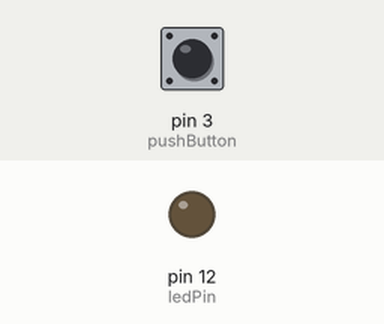
Simulated run of this sketch. Board: Arduino Uno, built with avr-gcc and run on an emulated ATmega328P. On the bench: output pins drawn as LEDs (lit = HIGH). The inputs (shaded band) are chosen by the test bench; at power-on: pin 3 (pushButton) LOW.

Above: at 1.2 s.
1.3 s: pin 3 (pushButton) pulled HIGH for 0.15 s
At 1.37 s:
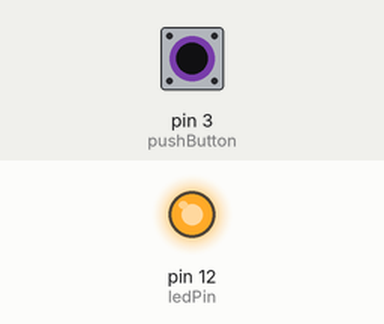
2.9 s: pin 3 (pushButton) pulled HIGH for 3.2 s
At 7.1 s:
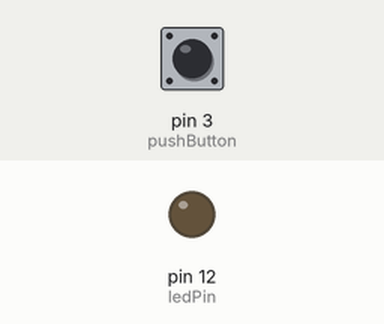
Timing chart, 0 to 8.6 s (numbered marks = the images above; inputs shaded):
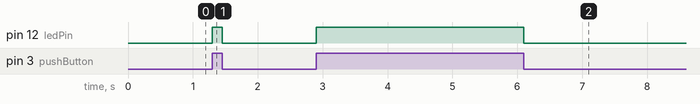

Measured:
- after the input at 1.3 s, pin 12 (ledPin): LOW → HIGH at once, → LOW 0.15 s later
- after the input at 2.9 s, pin 12 (ledPin): LOW → HIGH at once, → LOW 3.2 s later

The sketch:

Sketch3.ino
```cpp
/*
  Press and hold down a button to turn on an LED
*/

int ledPin = 12;
int pushButton = 3;

void setup() {
    pinMode(pushButton, INPUT);
    pinMode(ledPin, OUTPUT);
}

void loop() {
    if (digitalRead(pushButton) == HIGH) {
      digitalWrite(ledPin, HIGH);
    } else if (digitalRead(pushButton) == LOW) {
      digitalWrite(ledPin, LOW);
    }
}
```
